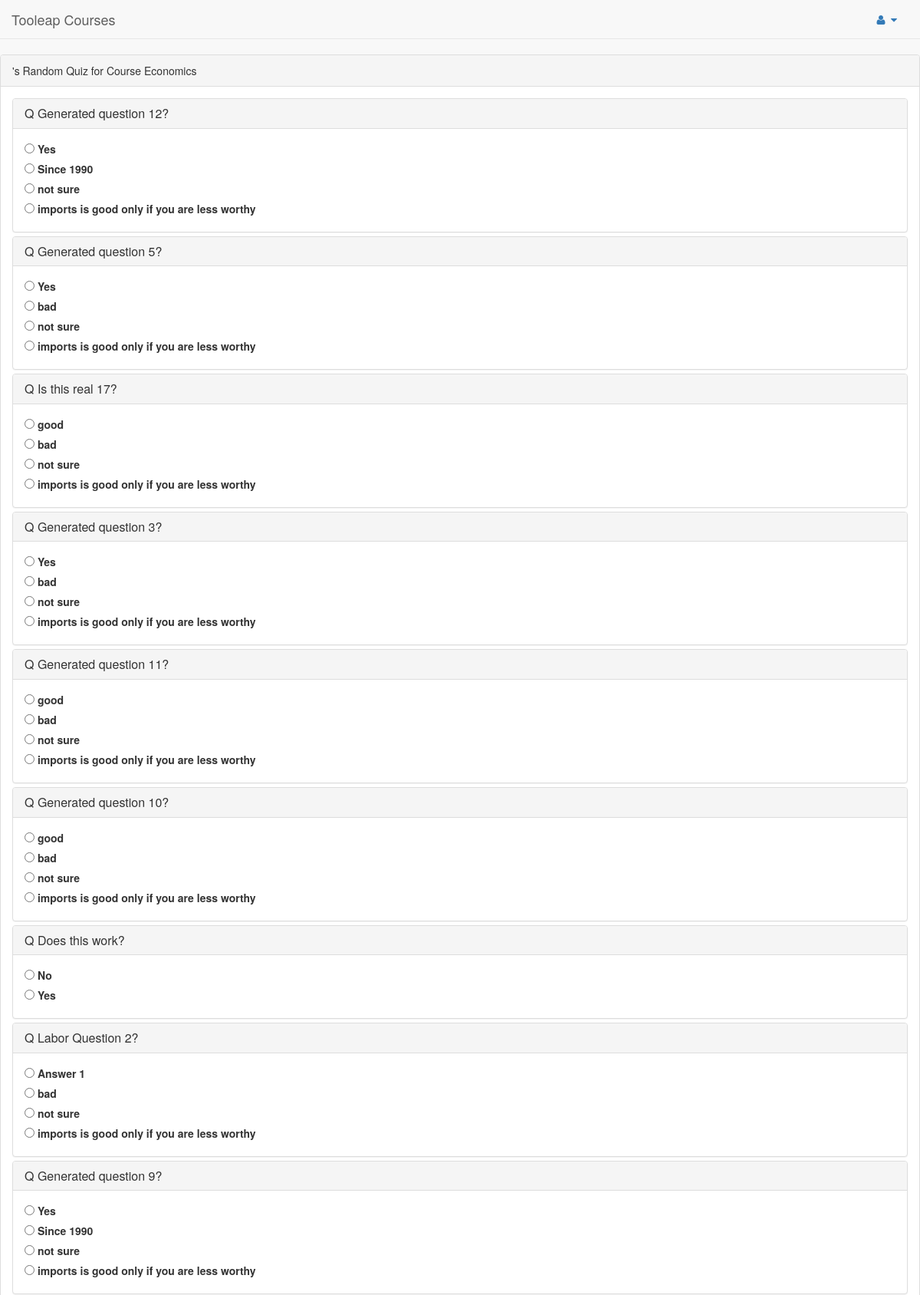
Page /quiz/auto_generated/1/ (upper part) on the committed database.
### quiz/models.py (models this page shows, shortened)
class Course(models.Model):
    course_name = models.CharField(max_length=100)
    course_desc = models.CharField(max_length=500)

class Question(models.Model):
    question_text = models.CharField(max_length=500)
    course_id = models.ForeignKey(Course,  on_delete=models.CASCADE)
    pub_date = models.DateTimeField('date published')
    question_level = models.CharField(max_length=20)
    category_id = models.ForeignKey(Category,  on_delete=models.CASCADE, default = 0)

class Answer(models.Model):
    question = models.ForeignKey(Question, on_delete=models.CASCADE)
    answer_text = models.CharField(max_length=250)
    answer_explanation = models.CharField(max_length=500)
    is_right = models.CharField(max_length=25) ### TODO: Change to Boolean
    def __str__(self):
        return self.answer_text

### quiz/views.py (the view)
# urls.py: path('auto_generated/<int:course_id>/', views.auto_generated, name='auto_generated'),
@csrf_exempt
def auto_generated(request, course_id):
    total_number_of_questions = 20 ##TODO Change
    course_name = get_course_name(course_id)
    template = loader.get_template('quiz/auto_generated_quiz.html')
    course_questions_list = get_course_questions(course_id)
    course_questions_list = list(course_questions_list)
    random.shuffle(course_questions_list)
    course_questions_list = course_questions_list[:total_number_of_questions]
    questions_dict = {}  ## Will have muliple Question Text and Question Answers
    for question in course_questions_list:
        questions_answers_list = Answer.objects.filter(question_id=question.id)
        questions_dict[question.question_text] = questions_answers_list
    context = {
    'course_id': course_id,
    'questions_dict':questions_dict,
    'course_name': course_name,
}
    return HttpResponse(template.render(context, request))

### quiz/views.py (called while the page is built)
def get_course_name(course_id):
    course = Course.objects.get(id = course_id)
    return course.course_name

def get_course_questions(course_id):
    course_question_list = Question.objects.filter(course_id=course_id)
    return course_question_list

### quiz/templates/quiz/auto_generated_quiz.html (shortened to what this page needs)
{% load static %}
<!doctype html>
<html>
<head>
    <link href="{% static 'vendor/bootstrap/css/bootstrap.min.css' %}" rel="stylesheet">
    <link href="{% static 'vendor/metisMenu/metisMenu.min.css' %}" rel="stylesheet">
    <link href="{% static 'dist/css/sb-admin-2.css' %}" rel="stylesheet">
    <link href="{% static 'vendor/font-awesome/css/font-awesome.min.css' %}" rel="stylesheet">
</head>
</head>
<body>
  <nav class="navbar navbar-default navbar-static-top" role="navigation" style="margin-bottom: 0">
      <div class="navbar-header">
          <a class="navbar-brand" href=#>Tooleap Courses</a>
      </div>
      <ul class="nav navbar-top-links navbar-right">
        <li class="dropdown">
            <a class="dropdown-toggle" data-toggle="dropdown" href="#">
                <i class="fa fa-user fa-fw"></i> <i class="fa fa-caret-down"></i>
            </a>
        </li>
              </ul>
  </nav>
<br>
  <form method="post" action="/quiz/course/{{user.id}}/{{course_id}}/answers">
    <div class="row">
        <div class="col-lg-12">
            <div class="panel panel-default">
                <div class="panel-heading">
                      {{user.username}}'s Random Quiz for Course {{course_name}}
                </div>
                <div class="panel-body">
                    <div class="panel-group" id="accordion">
                      {% for question, answers in questions_dict.items %}
                           <div class="panel panel-default">
                               <div class="panel-heading">
                                   <h4 class="panel-title">
                                       <a data-toggle="collapse" data-parent="#accordion" href="#{{course.id}}"> Q {{question}}</a>
                                   </h4>
                               </div>
                               <div id="{{ course.id }}" class="panel-collapse collapse in">
                                   <div class="panel-body">
                                     {% for answer in answers %}
                                         <input type="radio" name="{{question}}" id="answer{{ forloop.counter }}" value="{{ answer.answer_text }}" />
                                         <label for="answer{{ answer }}">{{ answer }}</label><br>
                                     {% endfor %}
                                    </div>
                               </div>
                           </div>
                      {% endfor %}
                      <br>
                    </div>
                </div>
            </div>
        </div>
      </div>
</form>
</body>
</html>

### rows in the picture
Course: course_name "Economics"
Question: questions_dict "Generated question 12?"
Answer: answer_text "Yes"
Answer: answer_text "Since 1990"
Answer: answer_text "not sure"
Answer: answer_text "imports is good only if you are less worthy"
Question: questions_dict "Generated question 5?"
Answer: answer_text "Yes"
Answer: answer_text "bad"
Answer: answer_text "not sure"
Answer: answer_text "imports is good only if you are less worthy"
Question: questions_dict "Is this real 17?"
Answer: answer_text "good"
Answer: answer_text "bad"
Answer: answer_text "not sure"
Answer: answer_text "imports is good only if you are less worthy"
Question: questions_dict "Generated question 3?"
Answer: answer_text "Yes"
Answer: answer_text "bad"
Answer: answer_text "not sure"
Answer: answer_text "imports is good only if you are less worthy"
Question: questions_dict "Generated question 11?"
Answer: answer_text "good"
Answer: answer_text "bad"
Answer: answer_text "not sure"
Answer: answer_text "imports is good only if you are less worthy"
Question: questions_dict "Generated question 10?"
Answer: answer_text "good"
Answer: answer_text "bad"
Answer: answer_text "not sure"
Answer: answer_text "imports is good only if you are less worthy"
Question: questions_dict "Does this work?"
Answer: answer_text "No"
Answer: answer_text "Yes"
Question: questions_dict "Labor Question 2?"
Answer: answer_text "Answer 1"
Answer: answer_text "bad"
Answer: answer_text "not sure"
Answer: answer_text "imports is good only if you are less worthy"
Question: questions_dict "Generated question 9?"
Answer: answer_text "Yes"
Answer: answer_text "Since 1990"
Answer: answer_text "not sure"
Answer: answer_text "imports is good only if you are less worthy"
